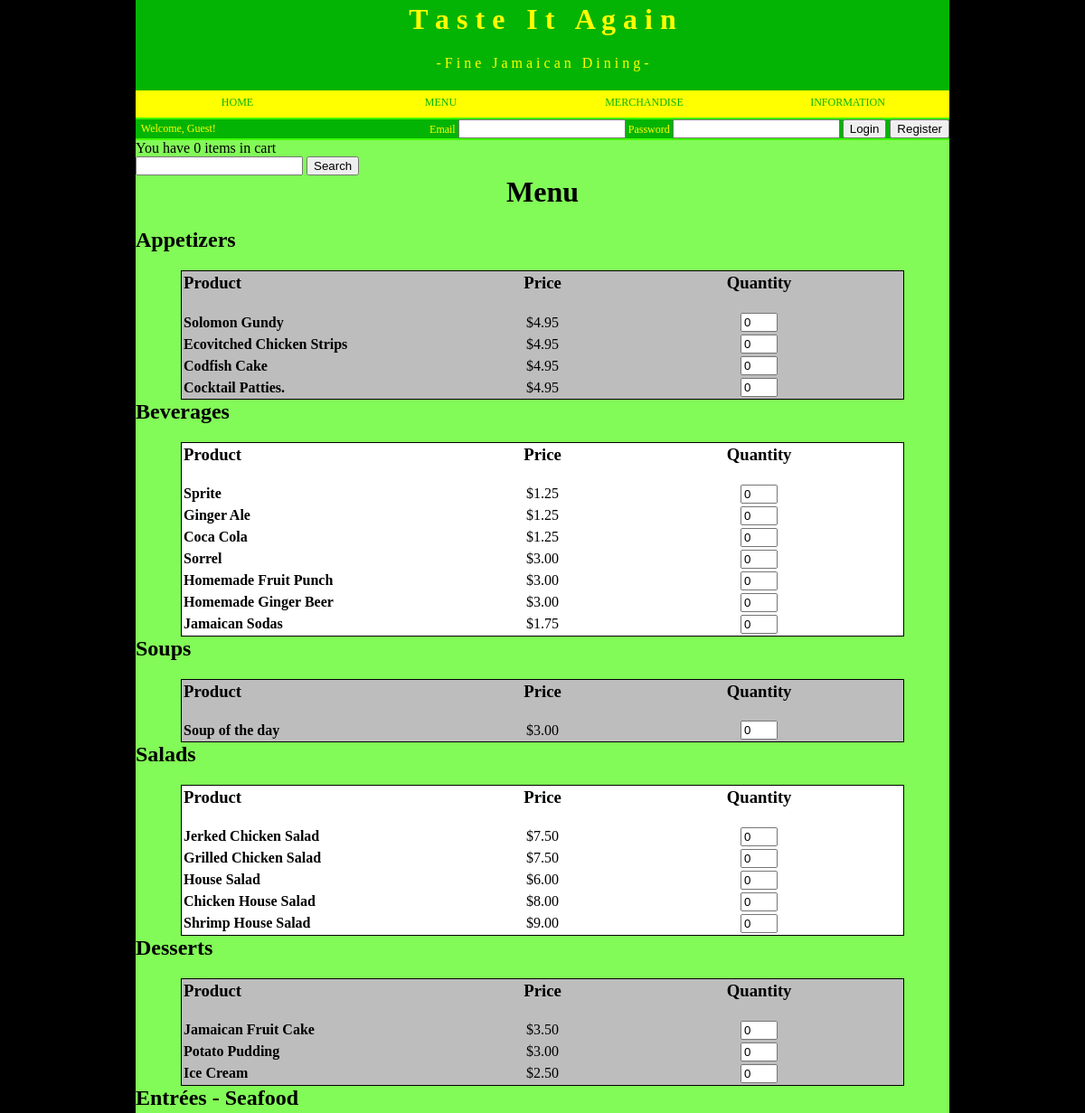
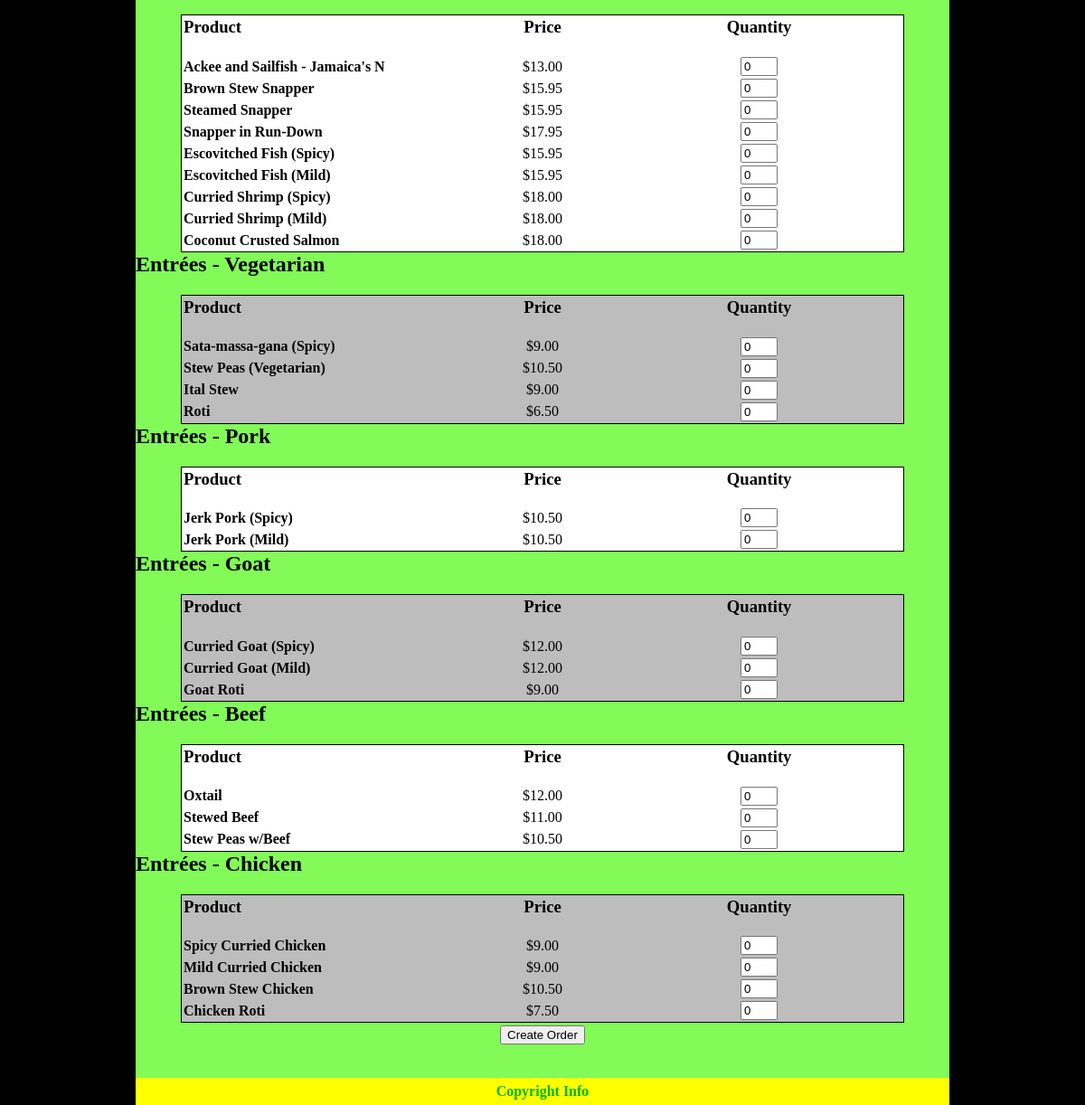
Screenshot of /menu.php?cat=000000 (signed in) with the database file from the repository (2 pictures, top to bottom).
### tables this page shows
CREATE TABLE IF NOT EXISTS `PRODUCTS` (
  `PRODID` int(6) unsigned zerofill NOT NULL AUTO_INCREMENT COMMENT 'Auto-increment integer',
  `NAME` varchar(32) DEFAULT NULL COMMENT 'Product name',
  `DESCRIPTION` varchar(256) DEFAULT NULL COMMENT 'Product description',
  `CATID` int(6) unsigned zerofill NOT NULL COMMENT 'FK from CATEGORIES',
  `PRICE` float NOT NULL,
  `TAXABLE` tinyint(1) NOT NULL COMMENT 'TRUE if product is taxable',
  `COUPONSTARTDATE` date DEFAULT NULL COMMENT 'Start date if product is a coupon',
  `COUPONENDDATE` date DEFAULT NULL COMMENT 'End date if product is a coupon',
  `HIDEFLAG` tinyint(1) NOT NULL COMMENT 'TRUE if product is hidden from users and customers',
  `PHOTO` mediumblob COMMENT 'Photo of product. For future implmentation',
  PRIMARY KEY (`PRODID`),
  KEY `FK_PRODUCT_CATEGORIES` (`CATID`)
);

### menu.php (the view, shortened to what this page needs)
<?php
require "mySQL.php";
if(isset($_GET['cat']))
	$cat = $_GET['cat'];
else
	$cat = $_POST['cat'];
if (isset($searchinput)){
	$sql = "select * from PRODUCTS where (HIDEFLAG = 0) and (NAME LIKE '%$searchinput%') order by CATID";
}else{
	$sql = "select * from PRODUCTS where (HIDEFLAG = 0)".((intval($cat) > 0) ? " and (CATID = '$cat')" : "")." order by CATID";
}
if (!($menuResults = $mysqli->query($sql))){
	die("Error - cannot get menu.\n$sql");
}
$menuResults->data_seek(0);
if (isset($_SESSION['cart'])){
	$cart = $_SESSION['cart'];
}else{
	$cart = array();
}
if(isset($cart)){
	if(count($cart)==0)
		$cartStatusMsg = "You have 0 items in cart";
	else{
		$itemCount = 0;
		foreach($cart as $key => $value)
			$itemCount += $value;
		$cartStatusMsg = "You have $itemCount items in your cart.";
	}
}
?>
<html>
<head>
</head>
<body leftmargin="0px" topmargin="0px" marginwidth="0px" marginheight="0px" bgcolor="black">
	<table cellspacing="0" cellpadding="0" width="900" align="center" border="0">
		<?php include("header.php"); ?>
		<tr height="500" bgcolor="#82FA58">
			<td colspan="2">
				<table cellspacing="0" cellpadding="0" width="900" border="0" height="100%">
					<tr valign="top">
						<td>
							<form name="menu" action="<?php echo $_SERVER['SCRIPT_NAME'];?>" id="menu" method = "POST">
							<table cellspacing="0" cellpadding="0" width="900" border="0">
								<?php
									if($cartStatusMsg != ""){
										echo "<tr><td>$cartStatusMsg</td></tr>\n";
									}
								?>
								<tr>
									<td>
										<input type="text" name="searchinput" value="">
										<input type="button" name="btnSearch" value="Search" onclick="test_it(this.form);">
									</td>
								</tr>
								<tr>
									<td>
										<center><h1>Menu</h1><center>
									</td>
								</tr>
								<?php
									$bgColor = 'white';
									if($product = $menuResults->fetch_assoc()){
										while (true){
											$currentCatID = intval($product['CATID']);
											$currentCatName = $userCatList[$currentCatID];
											echo "<tr>"."\n";
											echo "	<td>"."\n";
											echo "		<h2>$currentCatName</h2>\n";
											echo "	</td>"."\n";
											echo "</tr>"."\n";
											if ($bgColor != '#BDBDBD'){
												$bgColor = '#BDBDBD';
											}else{
												$bgColor = 'white';
											}
											echo '<tr>'."\n";
											echo '	<td>'."\n";
											echo ' 		<table cellspacing="1" cellpadding="1" style="border:1px #000000 solid" bgcolor="'.$bgColor.'" align="center" width="800">'."\n";
											echo' 			<tr>'."\n";
											echo' 				<td width="150">'."\n";
											echo' 					<b><h3>Product</h3></b>'."\n";
											echo' 				</td>'."\n";
											echo' 				<td width="75">'."\n";
											echo' 					<center><b><h3>Price</h3></b></center>'."\n";
											echo' 				</td>'."\n";
											echo' 				<td width="150">'."\n";
											echo' 					<center><b><h3>Quantity</h3></b></center>'."\n";
											echo' 				</td>'."\n";
											echo' 			</tr>'."\n";
											while (true){
												echo'<tr>'."\n";
												echo'	<td>'."\n";
												echo'<span title="'.$product['DESCRIPTION'].'">'."\n";
												echo'<b>'.$product['NAME'].'</b>'."\n";
												echo'	</td>'."\n";
												echo'	<td>'."\n";
												echo'		<center>$'.number_format($product['PRICE'],2).'</center>'."\n";
												echo'	</td>'."\n";
												echo'	<td>'."\n";
												$pKey = 'key-'.$product['PRODID'];
												$pQty = intval($cart[$product['PRODID']]);
												echo'		<center>
															<input type="text"
															name="'.$pKey.'"
															size="2"
															value="'.$pQty.'">
															</center>'."\n";
												echo'	</td>'."\n";
												echo'</tr>'."\n";
												if (!($product = $menuResults->fetch_assoc())){
													break;
												}
												if (intval($product["CATID"]) != $currentCatID){
													break;
												}
											}
											echo' 		</table>'."\n";
											echo' 	</td>'."\n";
											echo' </tr>'."\n";
											if (!($product)){
												break;
											}
										}
									}
								?>
							</table>
							<table align="center">
								<tr>
									<td>
										<?php
										if((count($cart) == 0)){
											echo'<input type="submit" name="btnCreateOrder" value="Create Order">'."\n";
										}else{
											echo'<input type="submit" name="btnUpdateOrder" value="Update Order">'."\n";
											echo'<input type="submit" name="btnViewCart" value="View Cart" >'."\n";
										}
										?>
									</td>
								</tr>
							</table>
							</form>
						</td>
					</tr>
				</table>
			</td>
		</tr>
		<tr bgcolor="#82FA58">
			<td colspan="2">
			</td>
		</tr>
		<tr height="30px" bgcolor="#FFFF00">
			<td colspan="2">
				<?php include("footer.php"); ?>
			</td>
		</tr>
	</table>
</body>
</html>

### rows the page displays
products: CATID "Appetizers", NAME "Solomon Gundy", PRICE "4.95", PRODID "0"
products: NAME "Ecovitched Chicken Strips", PRICE "4.95", PRODID "0"
products: NAME "Codfish Cake", PRICE "4.95", PRODID "0"
products: NAME "Cocktail Patties.", PRICE "4.95", PRODID "0"
products: CATID "Beverages", NAME "Sprite", PRICE "1.25", PRODID "0"
products: NAME "Ginger Ale", PRICE "1.25", PRODID "0"
products: NAME "Coca Cola", PRICE "1.25", PRODID "0"
products: NAME "Sorrel", PRICE "3.00", PRODID "0"
products: NAME "Homemade Fruit Punch", PRICE "3.00", PRODID "0"
products: NAME "Homemade Ginger Beer", PRICE "3.00", PRODID "0"
products: NAME "Jamaican Sodas", PRICE "1.75", PRODID "0"
products: CATID "Soups", NAME "Soup of the day", PRICE "3.00", PRODID "0"
products: CATID "Salads", NAME "Jerked Chicken Salad", PRICE "7.50", PRODID "0"
products: NAME "Grilled Chicken Salad", PRICE "7.50", PRODID "0"
products: NAME "House Salad", PRICE "6.00", PRODID "0"
products: NAME "Chicken House Salad", PRICE "8.00", PRODID "0"
products: NAME "Shrimp House Salad", PRICE "9.00", PRODID "0"
products: CATID "Desserts", NAME "Jamaican Fruit Cake", PRICE "3.50", PRODID "0"
products: NAME "Potato Pudding", PRICE "3.00", PRODID "0"
products: NAME "Ice Cream", PRICE "2.50", PRODID "0"
products: CATID "Entrées - Seafood", NAME "Ackee and Sailfish - Jamaica's N", PRICE "13.00", PRODID "0"
products: NAME "Brown Stew Snapper", PRICE "15.95", PRODID "0"
products: NAME "Steamed Snapper", PRICE "15.95", PRODID "0"
products: NAME "Snapper in Run-Down", PRICE "17.95", PRODID "0"
products: NAME "Escovitched Fish (Spicy)", PRICE "15.95", PRODID "0"
products: NAME "Escovitched Fish (Mild)", PRICE "15.95", PRODID "0"
products: NAME "Curried Shrimp (Spicy)", PRICE "18.00", PRODID "0"
products: NAME "Curried Shrimp (Mild)", PRICE "18.00", PRODID "0"
products: NAME "Coconut Crusted Salmon", PRICE "18.00", PRODID "0"
products: CATID "Entrées - Vegetarian", NAME "Sata-massa-gana (Spicy)", PRICE "9.00", PRODID "0"
products: NAME "Stew Peas (Vegetarian)", PRICE "10.50", PRODID "0"
products: NAME "Ital Stew", PRICE "9.00", PRODID "0"
products: NAME "Roti", PRICE "6.50", PRODID "0"
products: CATID "Entrées - Pork", NAME "Jerk Pork (Spicy)", PRICE "10.50", PRODID "0"
products: NAME "Jerk Pork (Mild)", PRICE "10.50", PRODID "0"
products: CATID "Entrées - Goat", NAME "Curried Goat (Spicy)", PRICE "12.00", PRODID "0"
products: NAME "Curried Goat (Mild)", PRICE "12.00", PRODID "0"
products: NAME "Goat Roti", PRICE "9.00", PRODID "0"
products: CATID "Entrées - Beef", NAME "Oxtail", PRICE "12.00", PRODID "0"
products: NAME "Stewed Beef", PRICE "11.00", PRODID "0"
products: NAME "Stew Peas w/Beef", PRICE "10.50", PRODID "0"
products: CATID "Entrées - Chicken", NAME "Spicy Curried Chicken", PRICE "9.00", PRODID "0"
products: NAME "Mild Curried Chicken", PRICE "9.00", PRODID "0"
products: NAME "Brown Stew Chicken", PRICE "10.50", PRODID "0"
products: NAME "Chicken Roti", PRICE "7.50", PRODID "0"

### other values shown
$firstname "Guest"
$cartStatusMsg "You have 0 items in cart"
